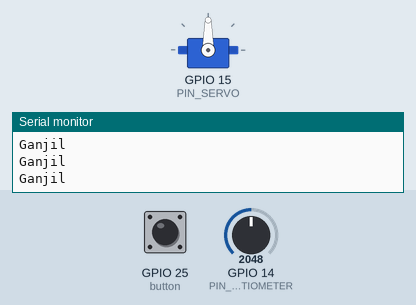
Bench run of a sketch on a simulated ESP32. On the bench: servo, the last lines printed to the serial monitor. Inputs (shaded band) come from the test bench; at power-on: GPIO 14 (PIN_POTENTIOMETER) = 2048, GPIO 25 (button) LOW.

Above: at 1.2 s.
1.3 s: GPIO 14 (PIN_POTENTIOMETER) set to 2866
At 2.7 s:
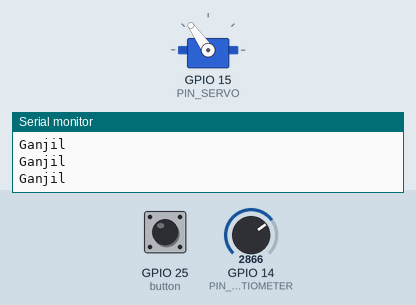
3.0 s: GPIO 25 (button) pulled HIGH for 1 s
At 5.2 s:
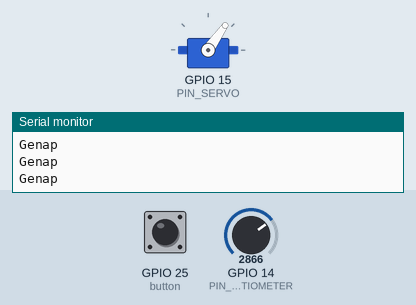
5.5 s: GPIO 14 (PIN_POTENTIOMETER) set to 3603
At 6.2 s:
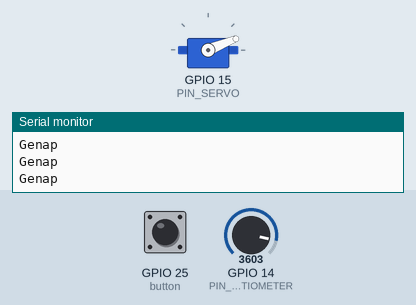
7.2 s: GPIO 25 (button) pulled HIGH for 3.2 s
At 7.58 s:
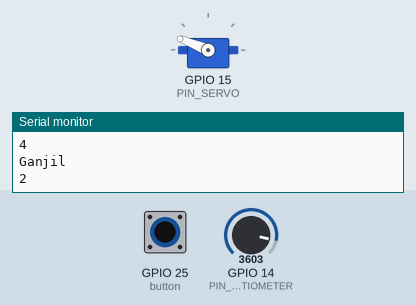
11.9 s: GPIO 25 (button) pulled HIGH for 0.15 s
At 13.3 s:
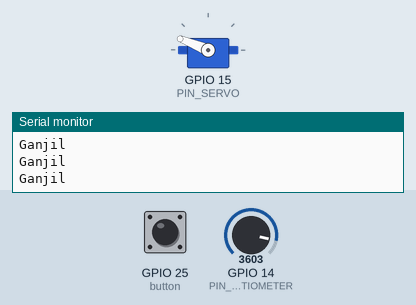
13.6 s: GPIO 14 (PIN_POTENTIOMETER) set to 4095
At 15.2 s:
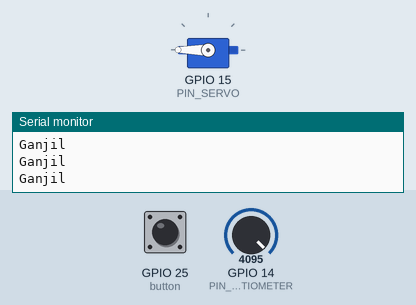
Timing chart, 0 to 16.3 s (numbered marks = the images above; inputs shaded):
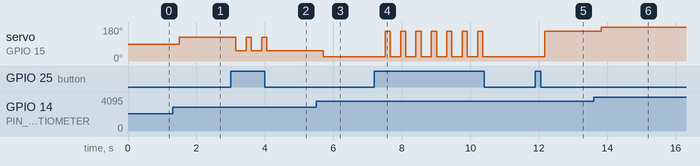

The sketch:

LatihanTambahanUTS1a_Servo_Pot_But.ino
```cpp
/*
Buatlah rangkaian Servo, Button, dan Potensiometer.
Button dipencet counter nambah 1, jika counter ganjil servo searah potensiometer,
jika genap servo berlawanan arah.
*/

#include<ESP32Servo.h>

#define PIN_POTENTIOMETER 14
#define PIN_SERVO 15

int button = 25;
int counter = 1;
int status;
int angle;

Servo servo1;

void setup() {
  // put your setup code here, to run once:
  Serial.begin(9600);
  pinMode(button, INPUT);
  servo1.attach(PIN_SERVO);
}


void loop() {
  int analogValue = analogRead(PIN_POTENTIOMETER);
  status = digitalRead(button);

  if(status == 1) {
    counter++;
    Serial.println(counter);
  }

  if(counter > 3) {
    counter = 1;  // Reset counter jika lebih dari 3
  }

  delay(150);  // Debounce untuk tombol


  // put your main code here, to run repeatedly:
  // Bikin Fungsi Button
  if (counter == 1) {
    angle = map(analogValue, 0,  4095, 0,  180);
    servo1.write(angle);
    Serial.println("Ganjil");
  } else if (counter == 2) {
    angle = map(analogValue, 0,  4095, 180,  0);
    servo1.write(angle);
    Serial.println("Genap");
  } else {
    Serial.println("Pengkodisian Sudah Selesai");
  }
}
```

Measured:
- after the input at 1.3 s, servo on GPIO 15 (PIN_SERVO): 90° → 125° after 0.20 s
- after the input at 3.0 s, servo on GPIO 15 (PIN_SERVO): alternates 125° for 0.15 s and 55° for 0.30 s, 5 changes in all, then stays 55°, starting after 0.15 s
- after the input at 5.5 s, servo on GPIO 15 (PIN_SERVO): 55° → 22° after 0.21 s
- after the input at 7.2 s, servo on GPIO 15 (PIN_SERVO): alternates 158° for 0.15 s and 22° for 0.30 s, 14 changes in all, then stays 22°, starting after 0.31 s
- after the input at 11.9 s, servo on GPIO 15 (PIN_SERVO): 22° → 158° after 0.27 s
- after the input at 13.6 s, servo on GPIO 15 (PIN_SERVO): 158° → 180° after 0.22 s
